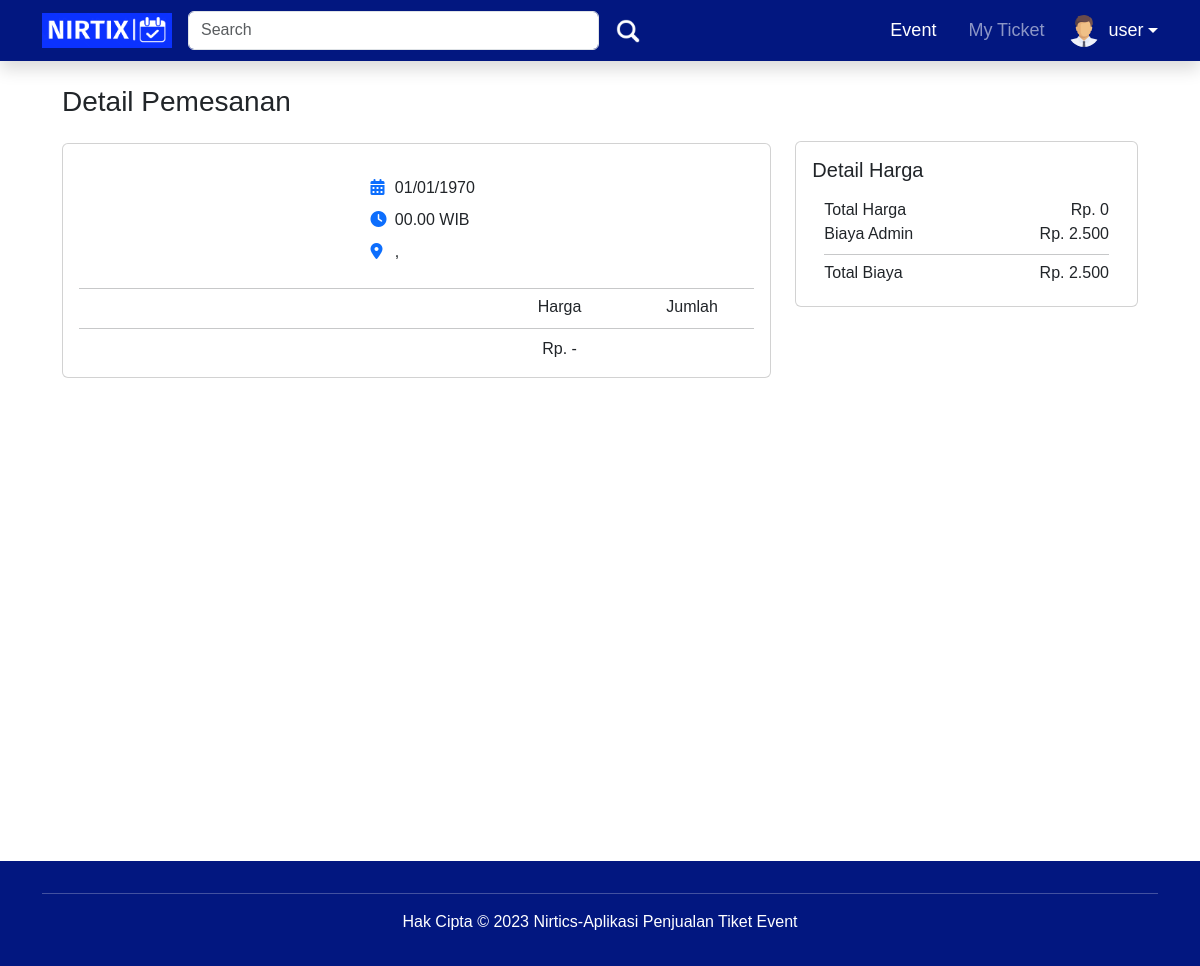
Page /member/detail.php (signed in) on the committed database.
### tables this page shows
CREATE TABLE `user` (
  `id_user` int(5) NOT NULL,
  `fullname` varchar(100) NOT NULL,
  `username` varchar(100) NOT NULL,
  `email` varchar(100) NOT NULL,
  `password` varchar(100) NOT NULL,
  `date_join` datetime DEFAULT NULL,
  `level` enum('admin','user') DEFAULT NULL,
  `no_hp` varchar(15) DEFAULT NULL
);

CREATE TABLE `metode_pembayaran` (
  `id_metode` int(5) NOT NULL,
  `nama` varchar(100) NOT NULL,
  `biaya` decimal(10,0) NOT NULL
);

### member/detail.php (the view, shortened to what this page needs)
<?php
$ses_id = $_SESSION['id'];
$detail = $_SESSION['detail'];
if (!empty($_SESSION['status'])) {
    include "layout/header.php";
    include "../lib/koneksi.php";
?>
    <?php
    $sql = "SELECT * FROM detail_transaksi JOIN event USING(id_event) JOIN tiket using (id_tiket) where id_detail= '$detail'";
    $result = mysqli_query($link, $sql);
    $result1 = mysqli_query($link, "SELECT * FROM metode_pembayaran");
    $data = mysqli_fetch_assoc($result);
    $metode = mysqli_fetch_assoc($result1);
    ?>
    <div class="container" style="max-width: 1100px; height:100vh ">
        <div class="row mx-6">
            <section id="detail" class="col-lg-8">
                <H3 class="pt-4">Detail Pemesanan</H3>
                <div class="py-3">
                    <div class="card">
                        <div class="card-body">
                            <div class="row">
                                <div class="col-5">
                                    <div class="overflow-hidden">
                                    </div>
                                </div>
                                <div class="col-7">
                                    <h5 class="mb-3 fw-medium"><?php echo $data['nama'] ?></h6>
                                        <p class="fs-6 mb-2">
                                            <i class="text-primary fa-solid fa-calendar-days fa-fw pe-3"></i>
                                            <?php echo date("d/m/Y ", strtotime($data['tanggal']))  ?>
                                        </p>
                                        <p class="fs-6 mb-2">
                                            <i class="text-primary fa-solid fa-clock fa-fw pe-3"> </i>
                                            <?php echo date("H.i", strtotime($data['jam'])) ?> WIB
                                        </p>
                                        <p class="fs-6 mb-3">
                                            <i class="text-primary fa-solid fa-location-dot fa-fw pe-3"></i>
                                            <?php echo $data['lokasi'] . ", " . $data['provinsi']   ?>
                                        </p>
                                </div>
                            </div>
                            <hr class="my-2">
                            <div class="row justify-content-end text-center">
                                <div class="col-2 me-3">
                                    <h6>Harga</h6>
                                </div>
                                <div class="col-2 me-3">
                                    <h6>Jumlah</h6>
                                </div>
                            </div>
                            <hr class="mt-1 mb-2">
                            <div class="row justify-content-end text-center">
                                <div class="col-2 me-3">
                                    <?php
                                    echo "Rp. ";
                                    echo ((isset($data['harga'])) ? number_format($data['harga'], 0, ',', '.') : '-');
                                    ?>
                                </div>
                                <div class="col-2 me-3">
                                    <?php echo $data['qty'] ?> </div>
                            </div>
                        </div>
                    </div>
                </div>
            </section>
            <div class="col-4" style="padding-top: 5rem;">
                <div class="card">
                    <div class="card-body">
                        <h5 class="mb-3">Detail Harga</h5>
                        <div class="container">
                            <div class="row">
                                <div class="col-6 me-3">Total Harga </div>
                                <div class="col text-end">
                                    <?php
                                    echo "Rp. ";
                                    echo number_format($data['total'], 0, ',', '.'); ?>
                                </div>
                            </div>
                            <div class="row">
                                <div class="col-6 me-3">Biaya Admin </div>
                                <div class="col text-end">
                                    <?php
                                    echo "Rp. ";
                                    echo number_format($metode['biaya'], 0, ',', '.');
                                    ?>
                                </div>
                            </div>
                            <hr class="my-2">
                            <div class="row">
                                <div class="col">
                                    <h6 class="fw-medium">Total Biaya</h6>
                                </div>
                                <div class="col text-end">
                                    <h6 class="fw-medium">
                                        <?php
                                        echo "Rp. ";
                                        echo number_format(($data['total'] + $metode['biaya']), 0, ',', '.');
                                        ?>
                                    </h6>
                                </div>
                            </div>
                        </div>
                    </div>
                </div>
            </div>
        </div>
    </div>
<?php
    include "layout/footer.php";
} else {
    header('Location: ../login.php');
}
?>

### member/layout/header.php (shortened to what this page needs)
<!DOCTYPE html>
<html lang="en">
<head>
    <link rel="stylesheet" href="layout/stylesheet.css" type="text/css" />
    <link rel="stylesheet" link href="https://cdn.jsdelivr.net/npm/bootstrap@5.3.0/dist/css/bootstrap.min.css">
    <link rel="stylesheet" href="https://cdnjs.cloudflare.com/ajax/libs/font-awesome/6.4.0/css/all.min.css">
</head>
<body>
    <header>
        <?php include "../lib/koneksi.php";
        $query = mysqli_query($link, "SELECT * FROM user where id_user = '$ses_id'");
        $data = mysqli_fetch_assoc($query);
        ?>
        <nav class="navbar navbar-expand-lg navbar-dark shadow">
            <div class="container">
                <a class="navbar-brand col-ms-3" href="index.php">
                    <img src="../assets/logo.png" width="130" height="35">
                </a>
                <form class="d-flex col-5" role="search">
                    <input class="form-control me-1 " type="search" placeholder="Search" aria-label="Search">
                    <button class="btn btn-outline" type="submit">
                        <img src="../assets/search.png" width="24">
                    </button>
                </form>
                <div class="collapse navbar-collapse justify-content-end" id="navbarNav">
                    <ul class="navbar-nav">
                        <li class="nav-item">
                            <a class="nav-link active" aria-current="page" href="#">Event</a>
                        </li>
                        <li class="nav-item">
                            <a class="nav-link" href="#featuredEvent">My Ticket</a>
                        </li>
                        <li class="nav-item my-auto">
                            <div class="dropdown">
                                <a href="#" class="d-flex align-items-center text-white text-decoration-none dropdown-toggle" id="avatar" data-bs-toggle="dropdown" aria-expanded="false">
                                    <img src="../assets/default.png" alt="" width="32" height="32" class="rounded-circle me-2">
                                    <?php echo $data['fullname'] ?>
                                </a>
                            </div>
                        </li>
                    </ul>
                </div>
            </div>
        </nav>
    </header>

### member/layout/stylesheet.css (style rules this page uses)
.navbar { background-color: #021780; font-size: large; font-weight: 400; }
.navbar .nav-item { padding-left: 1rem; }
.nav-item .active { font-weight: 500; }

### member/layout/header.php (style rules this page uses)
body { font-family: 'Poppins', sans-serif; }

### rows in the picture
user: fullname "user"
metode_pembayaran: biaya "2.500", $data['total'] + $metode['biaya'] "2.500"

### other values in the picture
date("d/m/Y ", strtotime($data['tanggal'])) "01/01/1970"
date("H.i", strtotime($data['jam'])) "00.00"
$data['total'] "0"
